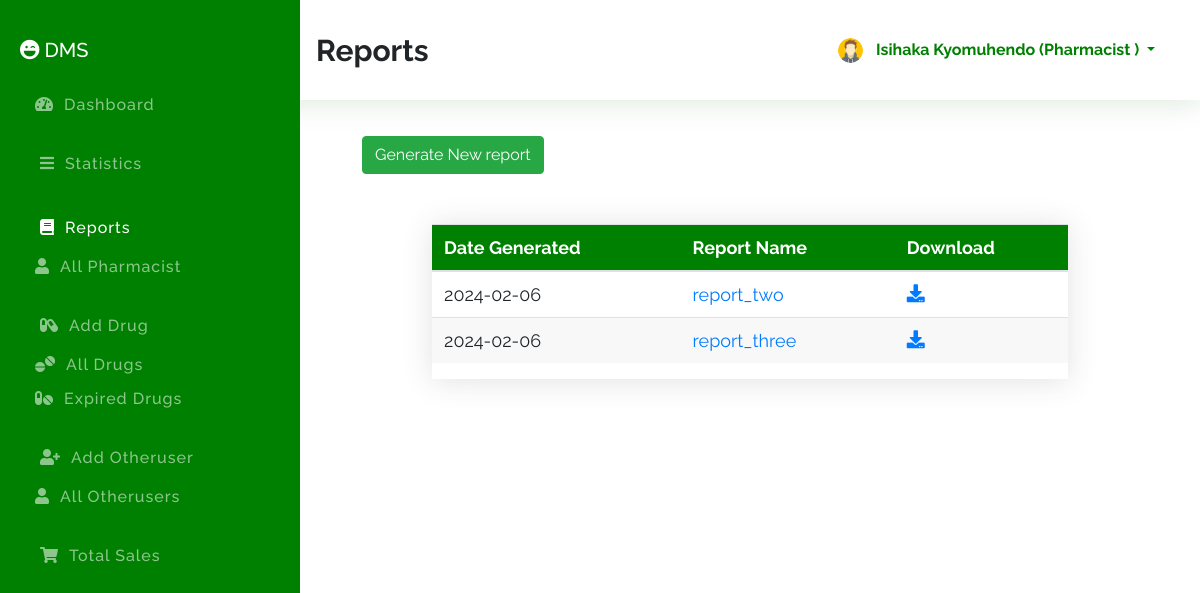
The page /index.php?id=reports (signed in) on the database its author committed.
### tables this page shows
CREATE TABLE `pharmacists` (
  `id` int(11) NOT NULL,
  `fname` varchar(100) NOT NULL,
  `lname` varchar(100) NOT NULL,
  `email` varchar(100) NOT NULL,
  `phone` varchar(100) NOT NULL,
  `password` varchar(100) NOT NULL,
  `role` varchar(100) NOT NULL DEFAULT 'pharmacist',
  `avatar` varchar(100) NOT NULL DEFAULT 'avatar.png'
);

CREATE TABLE `report` (
  `id` int(11) NOT NULL,
  `user_id` int(11) NOT NULL,
  `user_role` varchar(20) NOT NULL,
  `report_name` varchar(200) NOT NULL,
  `file_name` varchar(200) NOT NULL,
  `date_generated` date NOT NULL DEFAULT current_timestamp()
);

### index.php (the view, shortened to what this page needs)
<?php
$sessionId = $_SESSION['id'] ?? '';
$sessionRole = $_SESSION['role'] ?? '';
$connection = mysqli_connect(DB_HOST, DB_USER, DB_PASSWORD, DB_NAME);
$id = $_REQUEST['id'] ?? 'dashboard';
$action = $_REQUEST['action'] ?? '';
?>
<!DOCTYPE html>
<html lang="en">
<head>
    <link rel="stylesheet" href="assets/css/bootstrap.min.css">
    <link rel="stylesheet" href="assets/css/all.min.css">
    <link rel="stylesheet" href="assets/css/style.css">
</head>
<body">
    <section class="topber">
        <div class="topber__title">
            <span class="topber__title--text">
                <?php
                if ('dashboard' == $id) {
                    echo "DashBoard";
                }elseif ('statistics' == $id) {
                    echo "Statistics";
                }elseif ('reports' == $id) {
                    echo "Reports";
                }  elseif ('addPharmacist' == $id) {
                    echo "Add Pharmacist";
                } elseif ('allPharmacist' == $id) {
                    echo "Pharmacists";
                } elseif ('sellDrug' == $action) {
                    echo "Sell Drug";
                }elseif ('addDrug' == $id) {
                    echo "Add Drug";
                } elseif ('allDrug' == $id) {
                    echo "Drugs";
                } elseif ('expiredDrug' == $id) {
                    echo "Expired Drugs";
                } elseif ('addSalesman' == $id) {
                    echo "Add OtherUser";
                } elseif ('allSalesman' == $id) {
                    echo "Otherusers";
                } elseif ('userProfile' == $id) {
                    echo "Your Profile";
                } elseif ('editPharmacist' == $action) {
                    echo "Edit Pharmacist";
                } elseif ('editDrug' == $action) {
                    echo "Edit Drug";
                } elseif ('viewDrug' == $action) {
                    echo "View Drug";
                } elseif ('editSalesman' == $action) {
                    echo "Edit Otheruser";
                }elseif ('sales' == $id) {
                    echo "Sales";
                }
                ?>
            </span>
        </div>
        <div class="topber__profile">
            <?php
            $query = "SELECT * FROM {$sessionRole}s WHERE id='$sessionId'";
            $result = mysqli_query($connection, $query);
            if ($data = mysqli_fetch_assoc($result)) {
                $fname = $data['fname'];
                $lname = $data['lname'];
                $role = $data['role'];
                $avatar = $data['avatar'];
                ?>
            <img src="assets/img/<?php echo "$avatar"; ?>" height="25" width="25" class="rounded-circle" alt="profile">
            <div class="dropdown">
                <button class="btn dropdown-toggle" type="button" id="dropdownMenuButton" data-toggle="dropdown"
                    aria-haspopup="true" aria-expanded="false">
                    <?php
                                        if ($role == 'salesman') {
                                            echo "$fname $lname (" . $title . " )";
                                        } elseif ($role == 'admin') {
                                            echo "$fname $lname (Systems Admin)";
                                        } else {
                                            echo "$fname $lname (" . ucwords($role) . " )";
                                        }
            }
            ?>
                </button>
            </div>
        </div>
    </section>
    <section id="sideber" class="sideber">
        <ul class="sideber__ber">
            <h3 class="sideber__panel"><i id="left" class="fas fa-laugh-wink"></i> DMS</h3>
            <li id="left" class="sideber__item<?php if ('dashboard' == $id) {
                echo " active";
            } ?>">
                <a href="index.php?id=dashboard"><i id="left" class="fas fa-tachometer-alt"></i>Dashboard</a>
            </li>
            <li id="left" class="sideber__item sideber__item--modify<?php if ('statistics' == $id) {
                                    echo " active";
                                } ?>">
                <a href="index.php?id=statistics"><i id="left" class="fas fa-bars"></i></i>Statistics</a>
            </li>
            <li id="left" class="sideber__item sideber__item--modify<?php if ('reports' == $id) {
                                    echo " active";
                                } ?>">
                <a href="index.php?id=reports"><i id="left" class="fas fa-book"></i></i>Reports</a>
            </li>
            <li id="left" class="sideber__item<?php if ('allPharmacist' == $id) {
                echo " active";
            } ?>">
                <a href="index.php?id=allPharmacist"><i id="left" class="fas fa-user"></i>All Pharmacist</a>
            </li>
            <?php if ('admin' == $sessionRole || 'pharmacist' == $sessionRole) { ?>
            <li id="left" class="sideber__item sideber__item--modify<?php if ('addDrug' == $id) {
                                    echo " active";
                                } ?>">
                <a href="index.php?id=addDrug"><i id="left" class="fas fa-capsules"></i></i>Add
                    Drug</a>
            </li>
            <?php } ?>
            <li id="left" class="sideber__item<?php if ('allDrug' == $id) {
                echo " active";
            } ?>">
                <a href="index.php?id=allDrug"><i id="left" class="fas fa-tablets"></i>All Drugs</a>
            </li>
            <li id="left" class="sideber__item<?php if ('expiredDrug' == $id) {
                echo " active";
            } ?>">
                <a href="index.php?id=expiredDrug"><i id="left" class="fas fa-pills"></i>Expired Drugs</a>
            </li>
            <?php if ('admin' == $sessionRole || 'pharmacist' == $sessionRole) { ?>
            <li id="left" class="sideber__item sideber__item--modify<?php if ('addSalesman' == $id) {
                                    echo " active";
                                } ?>">
                <a href="index.php?id=addSalesman"><i id="left" class="fas fa-user-plus"></i>Add Otheruser</a>
            </li>
            <?php } ?>
            <li id="left" class="sideber__item<?php if ('allSalesman' == $id) {
                echo " active";
            } ?>">
                <a href="index.php?id=allSalesman"><i id="left" class="fas fa-user"></i>All Otherusers</a>
            </li>
            <?php if ('admin' == $sessionRole || 'pharmacist' == $sessionRole) { ?>
            <li id="left" class="sideber__item sideber__item--modify<?php if ('sales' == $id) {
                                    echo " active";
                                } ?>">
                <a href="index.php?id=sales"><i id="left" class="fas fa-shopping-cart"></i>Total Sales</a>
            </li>
            <?php
            } ?>
        </ul>
    </section>
    <section class="main">
        <div class="container">
            <?php if($id=='reports'){
                 $getReports = "SELECT * FROM report WHERE user_id = '$sessionId' AND user_role = '$sessionRole'";
                $res = mysqli_query($connection, $getReports);
                ?>
            <div class="container">
                <a href="index.php?id=generate_report" class="btn btn-success">Generate New report</a>
                <div class="main__table">
                    <table class="table">
                        <thead>
                            <tr>
                                <th scope="col">Date Generated</th>
                                <th scope="col">Report Name</th>
                                <th scope="col">Download</th>
                            </tr>
                        </thead>
                        <tbody>
                            <?php while($report=mysqli_fetch_assoc($res)){?>
                            <tr>
                                <td><?=$report['date_generated']?></td>
                                <td><a href="reports/<?=$report['file_name']?>"><?=$report['report_name']?></a></td>
                                <td><a href="reports/<?=$report['file_name']?>" download="<?=$report['report_name']?>.pdf"><i class="fa fa-download"></i></a></td>
                            </tr>
                            <?php }?>
                        </tbody>
                    </table>
                </div>
            </div>
            <?php } ?>
        </div>
    </section>
    </body>
</html>

### assets/css/style.css (style rules this page uses)
*, *::before, *::after { margin: 0; padding: 0; -webkit-box-sizing: border-box; box-sizing: border-box; }
a { text-decoration: none !important; }
.topber { position: fixed; width: 100%; top: 0; left: 0; padding-left: 300px; right: 0; z-index: 999; -webkit-box-shadow: 0 0.15rem 1.75rem 0 rgba(23, 107, 41, 0.15); box-shadow: 0 0.15rem 1.75rem 0 rgba(20, 95, 24, 0.15); background-color: #fff; }
.topber__title { height: 12.5vh; float: left; display: -webkit-box; display: -ms-flexbox; display: flex; -webkit-box-orient: horizontal; -webkit-box-direction: normal; -ms-flex-direction: row; flex-direction: row; -webkit-box-align: center; -ms-flex-align: center; align-items: center; padding-left: 1rem; }
.topber__title--text { font-size: 30px; font-weight: bold; }
.topber__profile { height: 12.5vh; float: right; padding-right: 10px; display: -webkit-box; display: -ms-flexbox; display: flex; -webkit-box-orient: horizontal; -webkit-box-direction: normal; -ms-flex-direction: row; flex-direction: row; -webkit-box-align: center; -ms-flex-align: center; align-items: center; padding: 2rem; }
.topber__profile button { color: #008000; line-height: 10px; font-weight: bold; }
.sideber { position: fixed; top: 0; overflow-y: auto; left: 0; bottom: 0; width: 300px; height: 100vh; padding: 40px 20px 20px 20px; background-color: #008000; background-image: -webkit-gradient(linear, left top, left bottom, color-stop(10%, #008000), to(#008000)); background-image: linear-gradient(180deg, #008000 10%, #008000 10%); background-size: cover; -webkit-transition: left 0.5s ease; transition: left 0.5s ease; z-index: 999; }
.sideber__ber { list-style: none; }
.sideber__panel { font-size: 20px; color: #fff; line-height: 1.2rem; padding-bottom: 20px; }
.sideber__panel i { color: #fff; }
.sideber__item { padding: 5px; }
.sideber__item a { color: rgba(255, 255, 255, 0.55); font-size: 16px; letter-spacing: 1px; font-weight: 500; }
.sideber__item a i { color: rgba(255, 255, 255, 0.55); padding: 0 10px; }
.sideber__item:hover a, .sideber__item.active a, .sideber__item.active i, .sideber__item:hover i { color: #fff; -webkit-transition: 0.3s ease; transition: 0.3s ease; }
.sideber__item--modify { padding: 30px 10px 10px 10px; }
.main { margin-left: 300px; margin-top: 10vh; padding: 2rem; }
.main__table { margin: 50px 70px; -webkit-box-shadow: 0 0.15rem 1.75rem 0 rgba(58, 59, 69, 0.15); box-shadow: 0 0.15rem 1.75rem 0 rgba(58, 59, 69, 0.15); overflow-x: auto; }
.main__table .table { font-size: 18px; font-weight: 400; }
.main__table .table th { color: #ffffff; background: #008000; }
.main__table .table tr:nth-child(even) { background: #f8f8f8; }

### rows shown on the page
pharmacists: avatar (placeholder picture), fname "Isihaka", lname "Kyomuhendo", role "Pharmacist"
report: date_generated "2024-02-06", report_name "report_two"
report: date_generated "2024-02-06", report_name "report_three"
